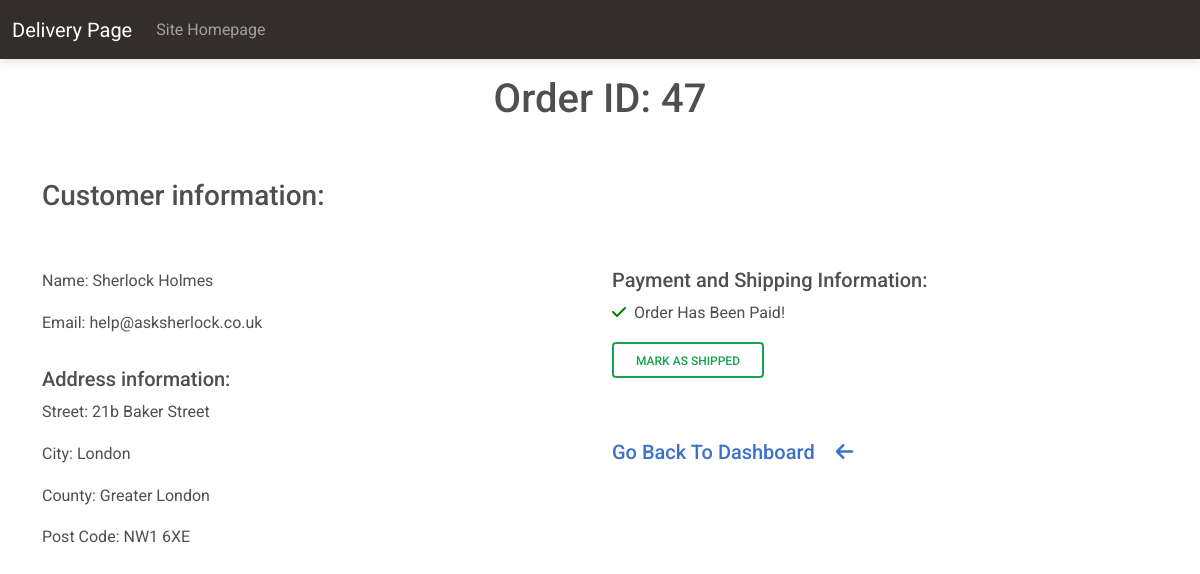
Screenshot of /cafe/orders/47/ (signed in) with the database file from the repository.
### customer/models.py (models this page shows, shortened)
class OrderModel(models.Model):
    created_on = models.DateTimeField(auto_now_add=True)
    price = models.DecimalField(max_digits=7, decimal_places=2)
    items = models.ManyToManyField('MenuItem', related_name='order', blank=True)
    name = models.CharField(max_length=50, blank=True)
    email = models.CharField(max_length=50, blank=True)
    street = models.CharField(max_length=50, blank=True)
    city = models.CharField(max_length=50, blank=True)
    county = models.CharField(max_length=15, blank=True)
    post_code = models.CharField(max_length=15, blank=True, null=True)
    is_paid = models.BooleanField(default=False)
    is_shipped = models.BooleanField(default=False)

### cafe/views.py (the view, shortened to what this page needs)
# urls.py: path('orders/<int:pk>/', OrderDetails.as_view(), name='order-details')
class OrderDetails(LoginRequiredMixin, UserPassesTestMixin, View):
    def get(self, request, pk, *args, **kwargs):
        order = OrderModel.objects.get(pk=pk)
        context = {
            'order': order
        }
        return render(request, 'cafe/order-details.html', context)
    def test_func(self):
        return self.request.user.groups.filter(name='Staff').exists()

### cafe/templates/cafe/order-details.html (shortened to what this page needs)
{% extends 'cafe/base.html' %}
{% block content %}
<div class="container">
    <div class="row justify-content-center">
        <div class="col-md-6 col-sm-12 text-center mt-3">
            <h1>Order ID: {{ order.pk }}</h1>
        </div>
    </div>
    <div class="row justify-content-center">
        <div class="col-md-12 com-sm-12 mt-5">
            <h3>Customer information: </h3>
        </div>
    </div>
    <div class="row justify-content-center">
        <div class="col-md-6 com-sm-12 mt-5">
            <p><span style="font-weight: 400;">Name:</span> {{ order.name }}</p>
            <p><span style="font-weight: 400;">Email:</span> {{ order.email }}</p>
            <h5 class="pt-3">Address information:</h5>
            <p><span style="font-weight: 400;">Street:</span> {{ order.street }}</p>
            <p><span style="font-weight: 400;">City:</span> {{ order.city }}</p>
            <p><span style="font-weight: 400;">County:</span> {{ order.county }}</p>
            <p><span style="font-weight: 400;">Post Code:</span> {{ order.post_code }}</p>
        </div>
        <div class='col-md-6 col-sm-12 mt-5'>
            <h5>Payment and Shipping Information:</h5>
            {% if order.is_paid %}
                <p><i style='color: green;' class='fas fa-check'></i><span class='ps-2'>Order Has Been Paid!</span></p>
            {% else %}
                <p><i style='color: red;' class='fas fa-times'></i><span class='ps-2'>Order Has NOT Been Paid!</span></p>
            {% endif %}
	        {% if order.is_shipped %}
    	        <p><i style='color: green;' class='fas fa-check'></i><span class='ps-2'>Order Has Been Shipped!</span></p>
        	{% else %}
                <form method='POST'>
                    <button type='submit' class='btn btn-outline-success'>Mark As Shipped</button>
                <form>
            {% endif %}
            <p>
            <a href='{% url "dashboard" %}'><h5>Go Back To Dashboard
                <i class='fa-solid fa-arrow-left ms-3 pt-5'></i></h5>
            </a>
            </p>
        </div>
    </div>
</div>
{% endblock content%}

### rows the page displays
OrderModel: pk "47", name "Sherlock Holmes", email "help@asksherlock.co.uk", street "21b Baker Street", city "London", county "Greater London", post_code "NW1 6XE"
